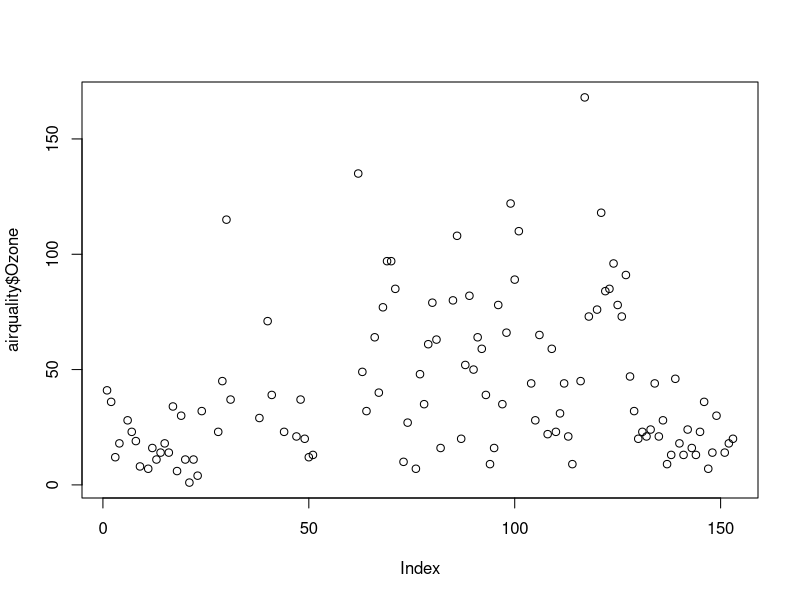
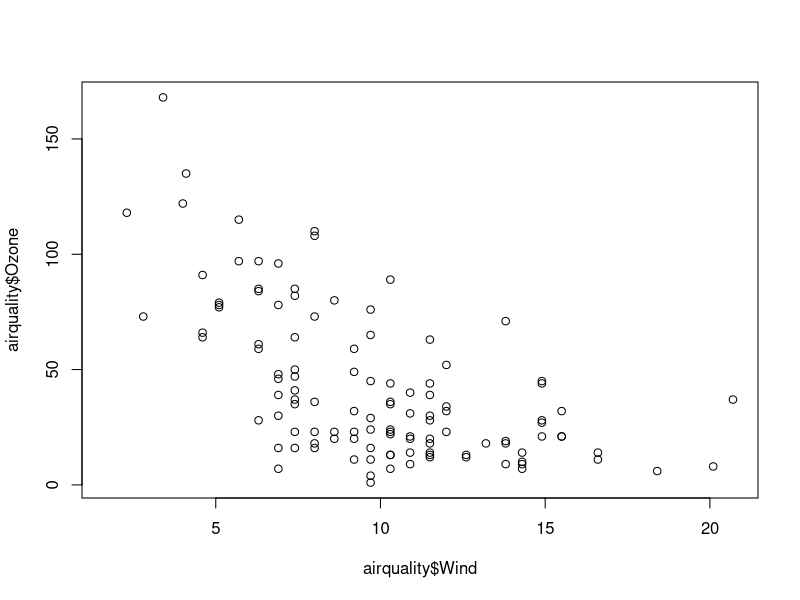
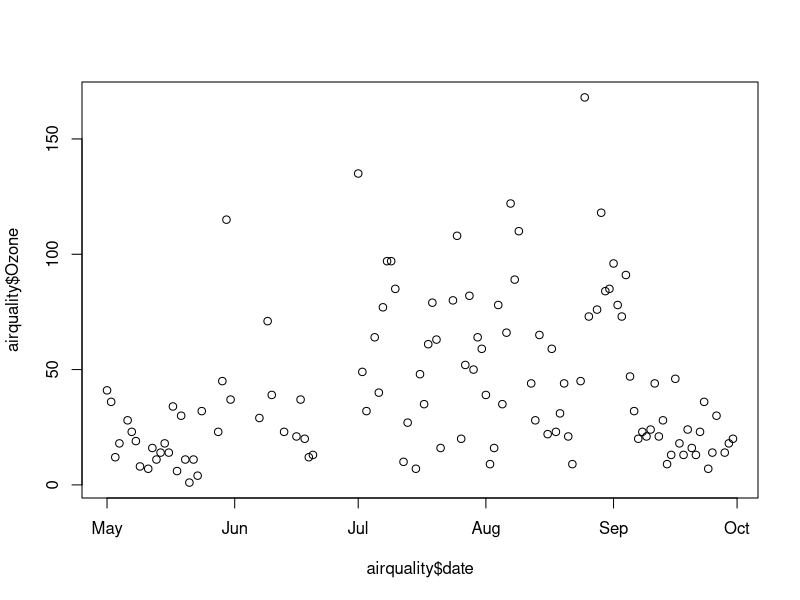
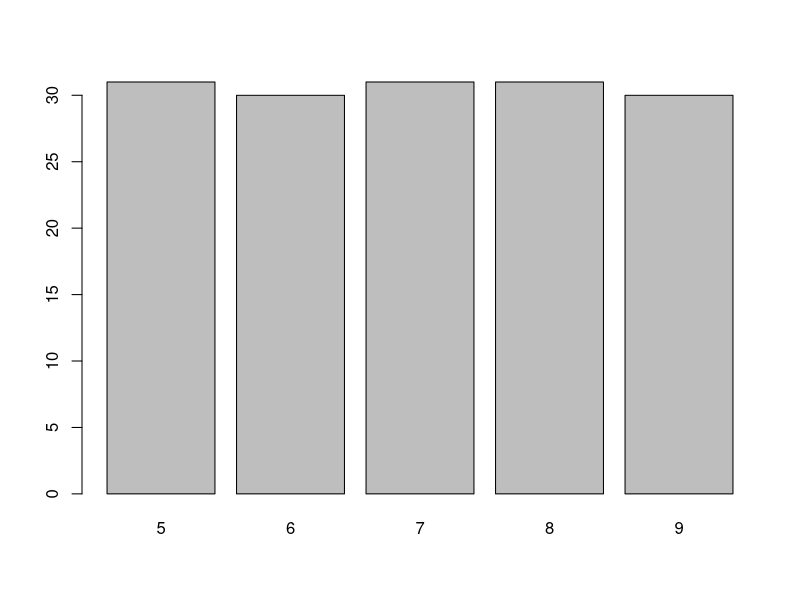
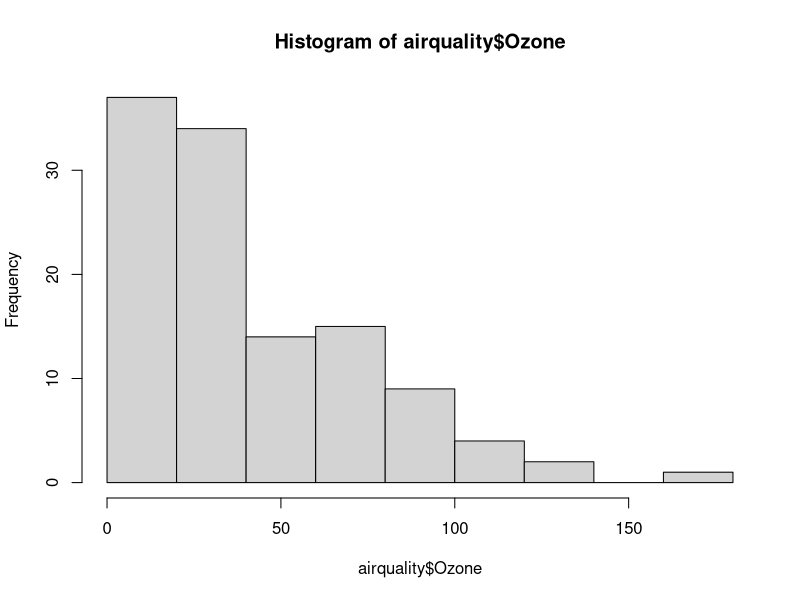
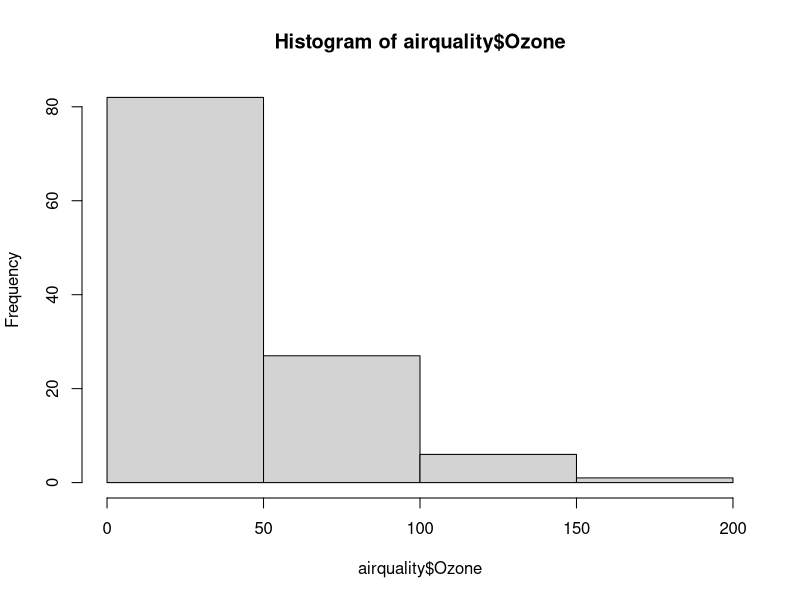
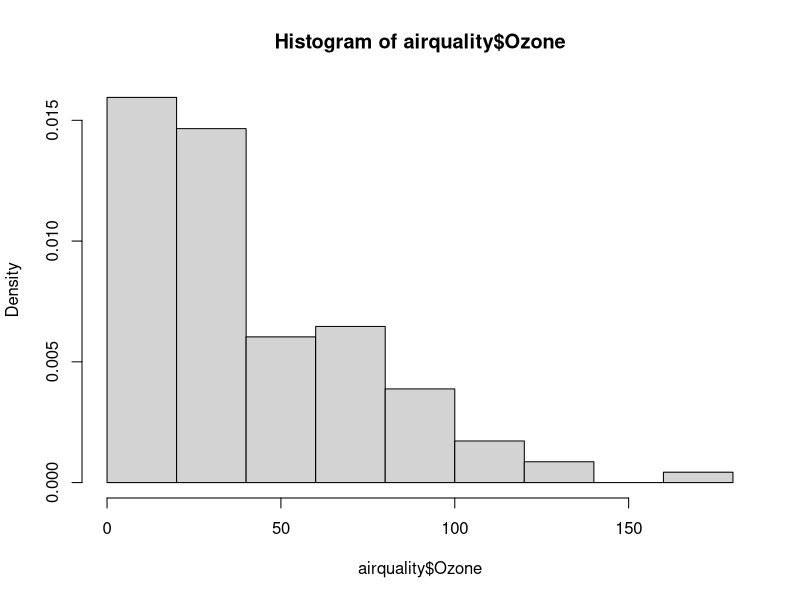
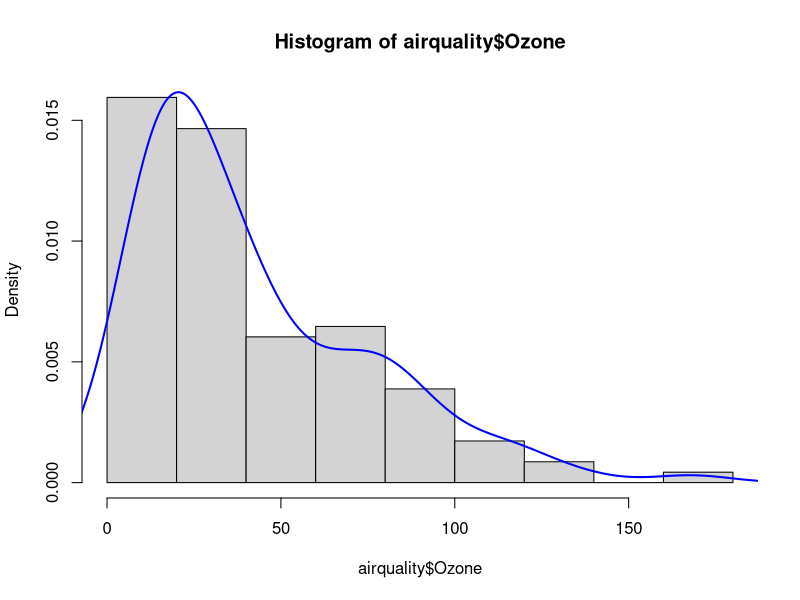

Here is the R script that generated these plots, in order:
## ---- chunk 1
str(airquality)
## ---- chunk 2
plot(airquality$Ozone)
## ---- chunk 3
plot(airquality$Wind, airquality$Ozone)
## ---- chunk 4
airquality$date = as.Date(
    paste(airquality$Month, airquality$Day, "1973"),
    format="%m %d %Y"
)
## ---- chunk 5
paste("Hello", "World")
## ---- chunk 6
paste(c("Hello", "Sup"), c("Jane", "John"))
## ---- chunk 7
paste(airquality$Month, airquality$Day, "1973")
## ---- chunk 8
class(airquality$date)
## ---- chunk 9
plot(airquality$date, airquality$Ozone)
## ---- chunk 10
plot(factor(airquality$Month))
## ---- chunk 11
hist(airquality$Ozone)
## ---- chunk 12
hist(airquality$Ozone, breaks=4)
## ---- chunk 13
hist(airquality$Ozone, freq=FALSE)
## ---- chunk 14
hist(airquality$Ozone, freq=FALSE)
lines(density(airquality$Ozone, na.rm=TRUE), col="blue", lwd=2)
## ---- chunk 15
boxplot(airquality$Temp)
## ---- chunk 16
boxplot(airquality$Temp ~ airquality$Month)
## ---- chunk 17
plot(
    airquality$Wind,
    airquality$Ozone,
    xlab="Wind (mph)",  # x-Achsen-Titel
    ylab="Ozone (ppb)",  # y-Achsen-Titel
    main="New York City air quality (1973)",  # Titel
    pch=21,  # Kreissymbol mit separater Rand- und Hintergrundfarbe
    bg="lightblue"  # Hintergrundfarbe
)
## ---- chunk 18
plot(
    airquality$date,
    airquality$Ozone,
    xlab="",
    ylab="Ozone (ppb)",
    main="",  # kein Titel
    type="l",  # Liniengrafik
    col="orange"
)
## ---- chunk 19
par()$col
## ---- chunk 20
plot(sin(seq(0, 2*pi, length.out=50)), type="o", xlab="", ylab="")
## ---- chunk 21
par(col="red")
par()$col
plot(sin(seq(0, 2*pi, length.out=50)), type="o", xlab="", ylab="")
## ---- chunk 22
par(col="black")
## ---- chunk 23
plot(
    sin(seq(0, 2*pi, length.out=50)),
    type="l",
    xlab="",
    ylab="",
    cex.axis=0.6,  # Skalierung Achsenbeschriftung
    lty=2,  # Linientyp
    main="Sine"
)
## ---- chunk 24
with(airquality, plot(Wind, Ozone))
title(main="Ozone and Wind in NYC")
## ---- chunk 25
with(airquality, plot(Wind, Ozone, main="", type="n"))
with(subset(airquality, Month != 5), points(Wind, Ozone, col="red", pch=20))
with(subset(airquality, Month == 5), points(Wind, Ozone, col="blue", pch=17))
legend(
    "topright",
    pch=c(17, 20),
    col=c("blue", "red"),
    legend=c("May", "Other Months")
)
## ---- chunk 26
with(airquality, plot(Wind, Ozone, main="", pch=20))
model = lm(Ozone ~ Wind, airquality)
abline(model, lwd=2, col="blue")
## ---- chunk 27
with(airquality, plot(Wind, Ozone, main="", pch=20))
text(15, 100, "Label")
arrows(14.5, 90, 14, 75, length=0.1)
## ---- chunk 28
barplot(mean(airquality$Ozone, na.rm=TRUE))
## ---- chunk 29
boxplot(airquality$Ozone)
## ---- chunk 30
boxplot(airquality$Ozone)
stripchart(
    airquality$Ozone,
    vertical=TRUE,
    add=TRUE,
    pch=19,
    col=rgb(0, 0, 0, 0.25)
)
## ---- chunk 31
with(airquality, boxplot(Ozone ~ Month))
stripchart(
    airquality$Ozone ~ airquality$Month,
    vertical=TRUE,
    add=TRUE,
    pch=19,
    col=rgb(0, 0, 0, 0.25)
)
## ---- chunk 32
par(mfrow=c(1, 2))  # 1 Zeile, 2 Spalten
with(airquality, plot(Wind, Ozone, main="Ozone and Wind", pch=20))  # Grafik 1
with(airquality, plot(Solar.R, Ozone, main="Ozone and Solar Radiation", pch=20))  # Grafik 2
## ---- chunk 33
par(mfrow=c(1, 1))
## ---- chunk 34
(grid = matrix(c(1, 1, 2, 3), nrow=2, ncol=2, byrow=TRUE))
## ---- chunk 35
#| fig-width: 7
#| fig-height: 9
layout(grid)
plot(
    airquality$date,
    airquality$Temp,
    type="l",
    xlab="",
    ylab="Temperature (°F)",
    main="Temperature"
)
plot(
    factor(airquality$Month),
    main="Measurements per month",
    xlab="Month",
    ylab="Count",
    col="lightblue"
)
plot(
    airquality$Temp,
    airquality$Ozone,
    type="n",
    xlab="Temperature (°F)",
    ylab="Ozone (ppb)",
    main="Ozone vs. Temperature"
)
abline(lm(Ozone ~ Temp, airquality), col="orange", lwd=2)
points(airquality$Temp, airquality$Ozone, pch=16, col=rgb(0, 0, 0, 0.5))
## ---- chunk 36
layout(1)
